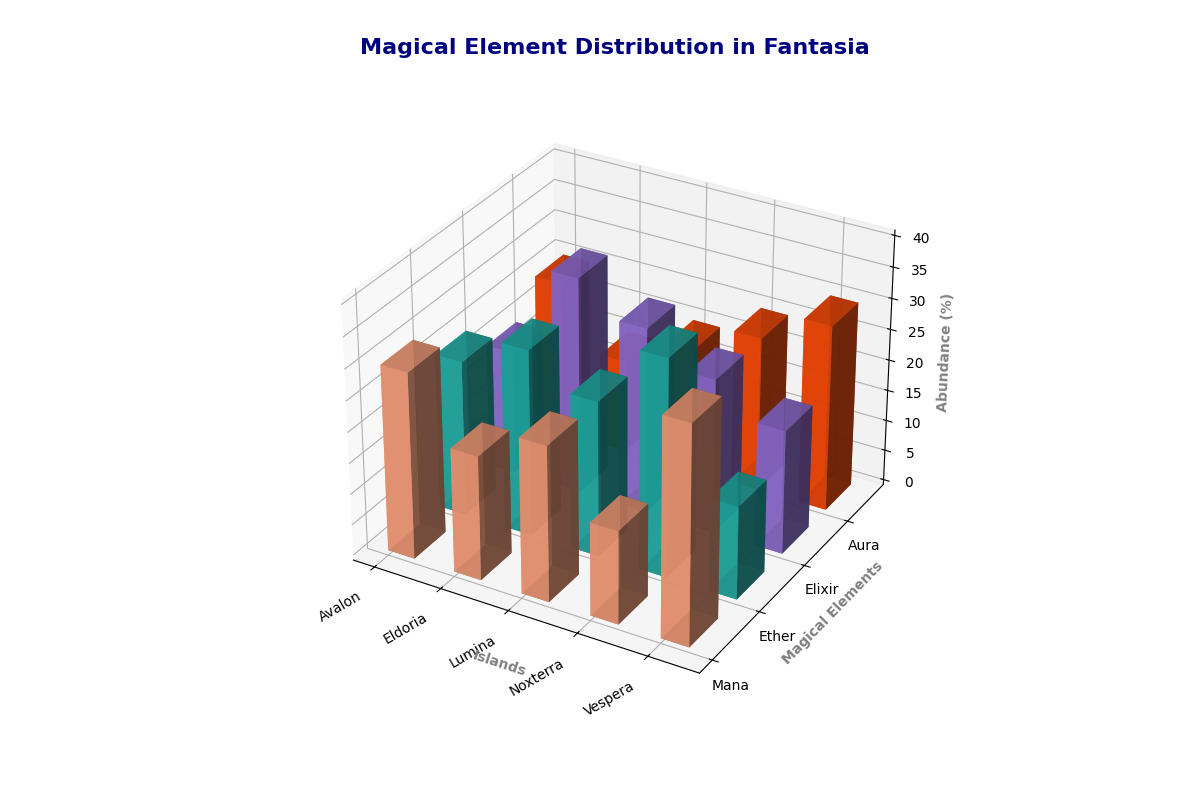

Write Python code to recreate this figure.
import numpy as np
import matplotlib.pyplot as plt
from mpl_toolkits.mplot3d import Axes3D

islands = ['Avalon', 'Eldoria', 'Lumina', 'Noxterra', 'Vespera']
elements = ['Mana', 'Ether', 'Elixir', 'Aura']

percentage_data = np.array([
    [30, 25, 20, 25],
    [20, 30, 35, 15],
    [25, 25, 30, 20],
    [15, 35, 25, 25],
    [35, 15, 20, 30]
])

fig = plt.figure(figsize=(12, 8))
ax = fig.add_subplot(111, projection='3d')

x_pos, y_pos = np.meshgrid(np.arange(len(islands)), np.arange(len(elements)), indexing='ij')
x_pos = x_pos.flatten()
y_pos = y_pos.flatten()
z_pos = np.zeros_like(x_pos)

width = 0.4
depth = 0.6

# Changed color scheme
colors = ['#FFA07A', '#20B2AA', '#9370DB', '#FF4500']

for i, color in enumerate(colors):
    ax.bar3d(x_pos[y_pos == i], y_pos[y_pos == i], z_pos[y_pos == i], 
             width, depth, percentage_data[:, i], 
             color=color, alpha=0.8)

ax.set_xlabel('Islands', fontsize=10, fontweight='bold', color='grey')
ax.set_ylabel('Magical Elements', fontsize=10, fontweight='bold', color='grey')
ax.set_zlabel('Abundance (%)', fontsize=10, fontweight='bold', color='grey')

ax.set_xticks(np.arange(len(islands)))
ax.set_xticklabels(islands, rotation=30, ha='right')
ax.set_yticks(np.arange(len(elements)))
ax.set_yticklabels(elements)

ax.set_title('Magical Element Distribution in Fantasia', fontsize=16, fontweight='bold', pad=30, color='navy')

ax.set_zlim(0, 40)

# Removed the legend since it wasn't configured properly without a handles/labels setup
# If needed, proper legend configurations should be added
# ax.legend(title="Elements", loc='best')

ax.grid(True, linestyle='--', linewidth=0.5)

plt.tight_layout()

plt.show()
